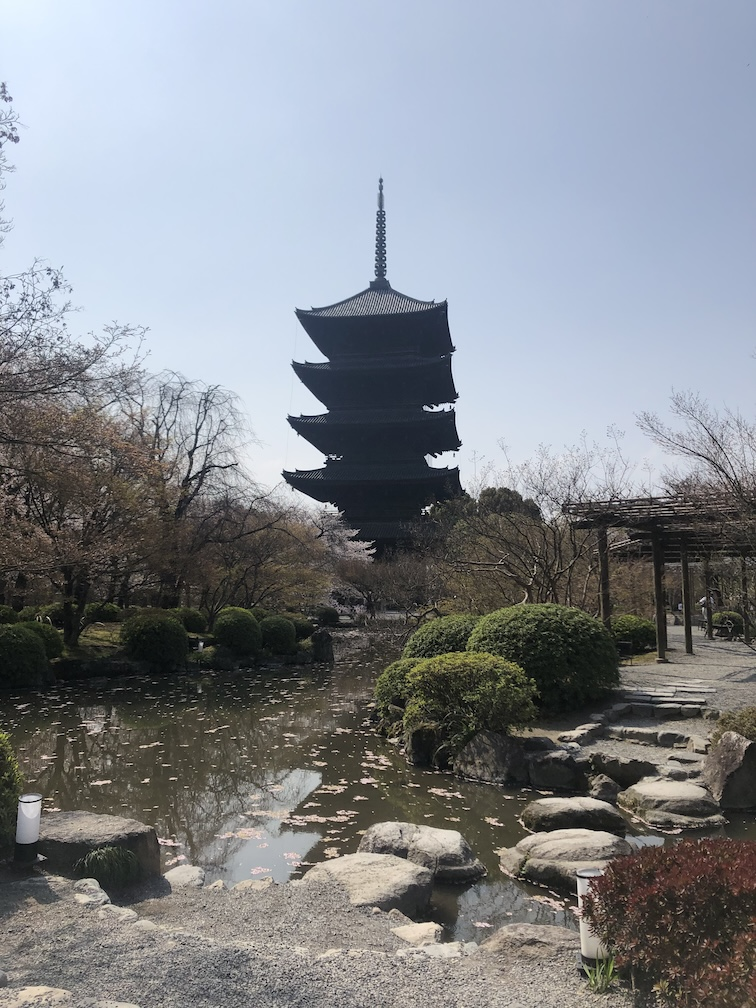
//> input picture src/02/hw/01--temple/assets/temple.jpg, 756 x 1008 px, given in place of swingcar.mov, which was not available
$ ./main   (built with g++ and OpenCV 4)
//> lines starting //> are read from the running program, lines starting //| are printed output that depends on the picture; pictures that were not available may be replaced by others from this repository, and a replacement may not be noted
#include <algorithm>
#include <cmath>
#include <iostream>
#include <numeric>
#include <opencv2/opencv.hpp>
#include <ranges>
#include <vector>

#include "../../utils/opencv.hpp"

#define INPUT_FILENAME "./assets/swingcar.mov"
#define OUTPUT_FILENAME "./out/stabilized_car.mov"

void draw_lines(cv::Mat &frame, const std::vector<cv::Vec2f> &lines)
{
  for (const auto &line : lines)
  {
    const float rho = line[0];
    const float theta = line[1];
    const double a = std::cos(theta);
    const double b = std::sin(theta);
    const double x0 = a * rho;
    const double y0 = b * rho;

    const auto p1 = cv::Point(cvRound(x0 - 1000 * b), cvRound(y0 + 1000 * a));
    const auto p2 = cv::Point(cvRound(x0 + 1000 * b), cvRound(y0 - 1000 * a));

    cv::line(frame, p1, p2, cv::Scalar(0, 0, 255), 2, cv::LINE_AA);
  }
}

cv::Mat stabilize_frame(const cv::Mat &frame, double angle)
{
  const auto center = cv::Point2f(frame.cols / 2.0f, frame.rows / 2.0f);
  const auto M = cv::getRotationMatrix2D(center, angle, 1.0);
  auto stabilized = cv::Mat();

  cv::warpAffine(frame, stabilized, M, frame.size(), cv::INTER_LINEAR, cv::BORDER_CONSTANT, cv::Scalar(255, 255, 255));
  return stabilized;
}

int main(int argc, char *argv[])
{
  auto capture = cv::VideoCapture(INPUT_FILENAME);
  if (!capture.isOpened())
  {
    std::cerr << "Failed to open video file: " << INPUT_FILENAME << std::endl;
    return -1;
  }

  const double fps = capture.get(cv::CAP_PROP_FPS);
  const int w = static_cast<int>(capture.get(cv::CAP_PROP_FRAME_WIDTH));
  const int h = static_cast<int>(capture.get(cv::CAP_PROP_FRAME_HEIGHT));
  const auto imageSize = cv::Size(w, h);

  std::cout << "Video loaded: " << INPUT_FILENAME << " (" << w << "x" << h << ", " << fps << " FPS)" << std::endl;

  const auto outputSize = cv::Size(w * 2, h);
  auto writer = cv::VideoWriter(OUTPUT_FILENAME, cv::VideoWriter::fourcc('m', 'p', '4', 'v'), fps, outputSize);

  if (!writer.isOpened())
  {
    std::cerr << "Failed to open video writer: " << OUTPUT_FILENAME << std::endl;
    return -1;
  }

  cv::namedWindow("Original", cv::WINDOW_AUTOSIZE);
  cv::namedWindow("Stabilized", cv::WINDOW_AUTOSIZE);
  cv::moveWindow("Original", 0, 0);
  cv::moveWindow("Stabilized", w + 20, 0);

  auto originalImage = cv::Mat();
  auto frameImage = cv::Mat(imageSize, CV_8UC3);
  auto grayImage = cv::Mat(imageSize, CV_8UC1);
  auto edgeImage = cv::Mat(imageSize, CV_8UC1);

  double current_angle = 0.0;
  int frame_index = 0;

  while (true)
  {
    capture >> originalImage;
//> originalImage is the input picture: 1008 rows x 756 cols, CV_8UC3; mean B, G, R 140.1, 134.8, 131
    if (originalImage.empty())
    {
      break;
    }

    cv::resize(originalImage, frameImage, imageSize);
    cv::cvtColor(frameImage, grayImage, cv::COLOR_BGR2GRAY);
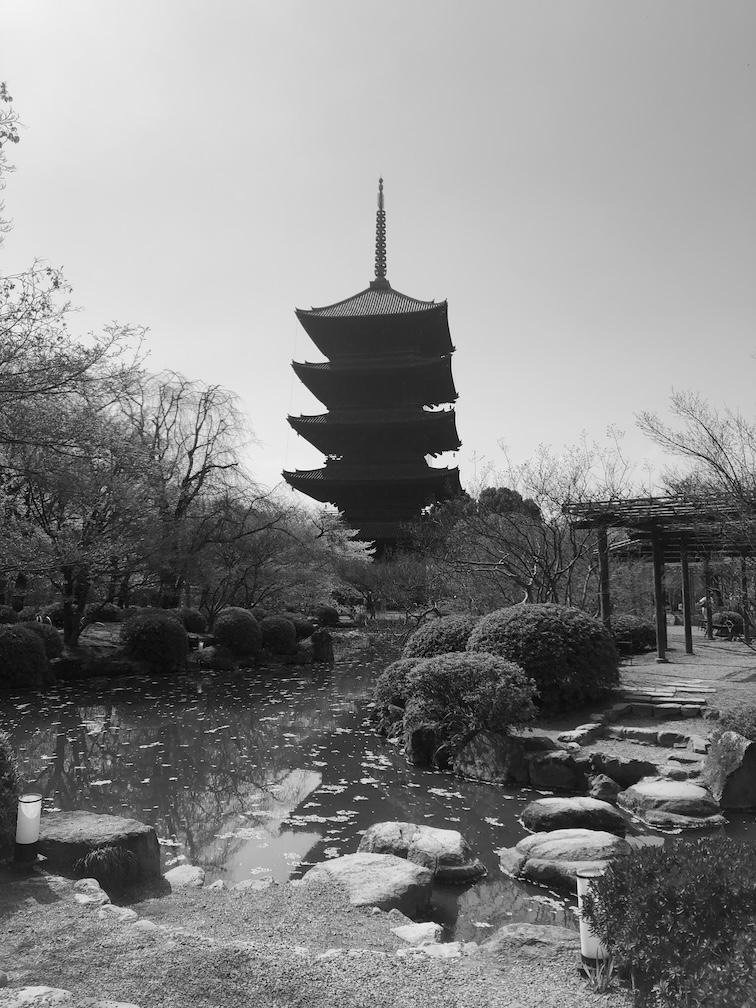
//> grayImage: 1008 rows x 756 cols, CV_8UC1; min 0, max 248, mean 134.3

    // Generate edge image
    cv::Canny(grayImage, edgeImage, 50, 150, 3);
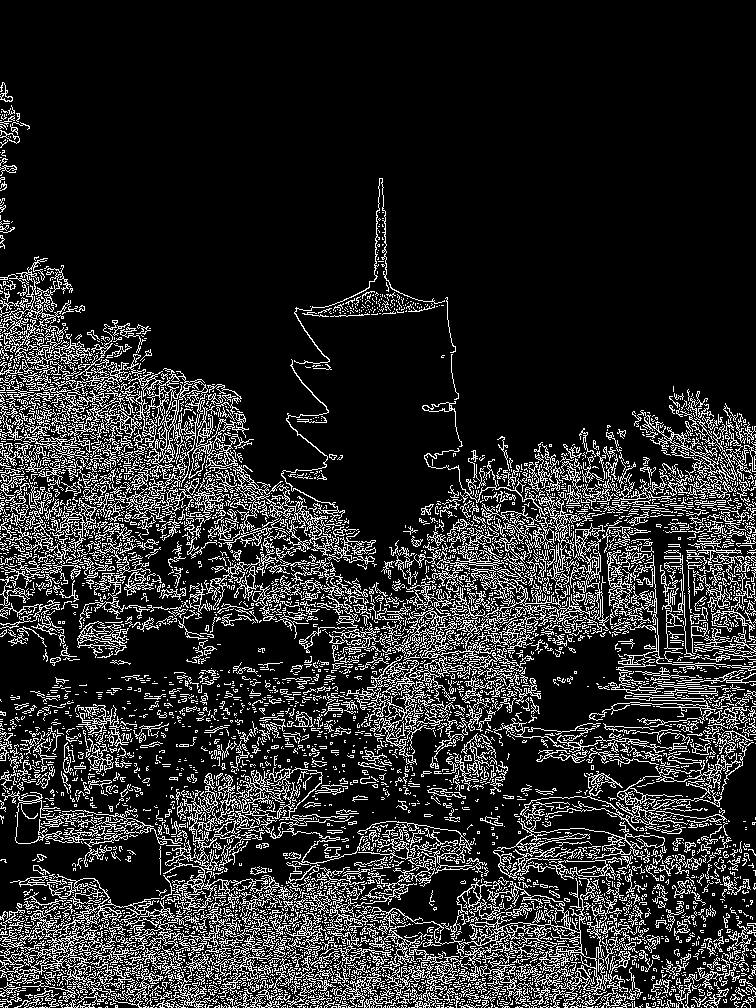
//> edgeImage: 1008 rows x 756 cols, CV_8UC1; 16.2% white in thin lines or dots

    // Detect lines using Hough Transform
    auto lines = std::vector<cv::Vec2f>();
    cv::HoughLines(edgeImage, lines, 1, M_PI / 180.0, 150);
//> lines = 15266 lines (rho, theta), first 12: [197, 2.36], [206, 2.36], [194, 2.36], [204, 2.36], [192, 2.36], [214, 2.36], [199, 2.36], [202, 2.36], [211, 2.36], [185, 2.36], [209, 2.36], [190, 2.36]

    // Filter lines that are roughly horizontal (theta close to 90 degrees / PI/2)
    // We keep lines where |theta - PI/2| < 15 degrees
    const double angle_tolerance_rad = 15.0 * M_PI / 180.0;
    auto pred = [angle_tolerance_rad](const cv::Vec2f &line) {
      const float theta = line[1];
      return std::abs(theta - static_cast<float>(M_PI / 2.0)) < angle_tolerance_rad;
    };
    auto horizontal_lines = lines | std::views::filter(pred);

    // Convert view to vector of lines for drawing and processing
    auto detected_horiz_lines = std::vector<cv::Vec2f>();
    for (const auto &line : horizontal_lines)
    {
      detected_horiz_lines.push_back(line);
    }
//> this loop made 2906 passes
//> line on passes 1 to 3: [1007, 1.57], [950, 1.64], [945, 1.62]
//> after the loop, detected_horiz_lines = 2906 items, first 12: [1007, 1.57], [950, 1.64], [945, 1.62], [969, 1.59], [979, 1.52], [998, 1.52], [931, 1.66], [979, 1.55], [938, 1.64], [964, 1.59], [967, 1.57], [988, 1.55]

    if (!detected_horiz_lines.empty())
    {
      // Calculate average theta
      double sum_theta = 0.0;
      for (const auto &line : detected_horiz_lines)
      {
        sum_theta += line[1];
      }
//> this loop made 2906 passes
//> (line, sum_theta) on passes 1 to 3: ([1007, 1.57], 1.57), ([950, 1.64], 3.21), ([945, 1.62], 4.83)
//> after the loop, sum_theta = 4573.2
      const double avg_theta = sum_theta / detected_horiz_lines.size();
//> avg_theta = 1.57

      // Convert theta to degrees and compute the tilt angle relative to horizontal (90 degrees)
      const double avg_theta_deg = avg_theta * 180.0 / M_PI;
//> avg_theta_deg = 90.17
      const double target_angle = avg_theta_deg - 90.0;
//> target_angle = 0.166

      // Smooth the angle using a simple low-pass filter (Exponential Moving Average) to avoid jitter
      current_angle = current_angle + 0.5 * (target_angle - current_angle);
//> current_angle = 0.0831
    }
    // If no horizontal lines are detected, we retain the current_angle from the previous frame.

    // Create the left (original + detected lines) and right (stabilized) frames (no text overlays)
    auto leftFrame = frameImage.clone();
    draw_lines(leftFrame, detected_horiz_lines);
//> the loop in draw_lines, `for (const auto &line : lines)` made 2906 passes
//> (rho, theta, a, b, x0, y0, p1, p2) on passes 1 to 3: (1007, 1.57, -4.37e-08, 1, -4.4e-05, 1007, Point(-1000, 1007), Point(1000, 1007)), (950, 1.64, -0.0698, 0.998, -66.27, 947.7, Point(-1064, 878), Point(931, 1017)), (945, 1.62, -0.0523, 0.999, -49.46, 943.7, Point(-1048, 891), Point(949, 996))
//> after the loop in draw_lines, `for (const auto &line : lines)`:
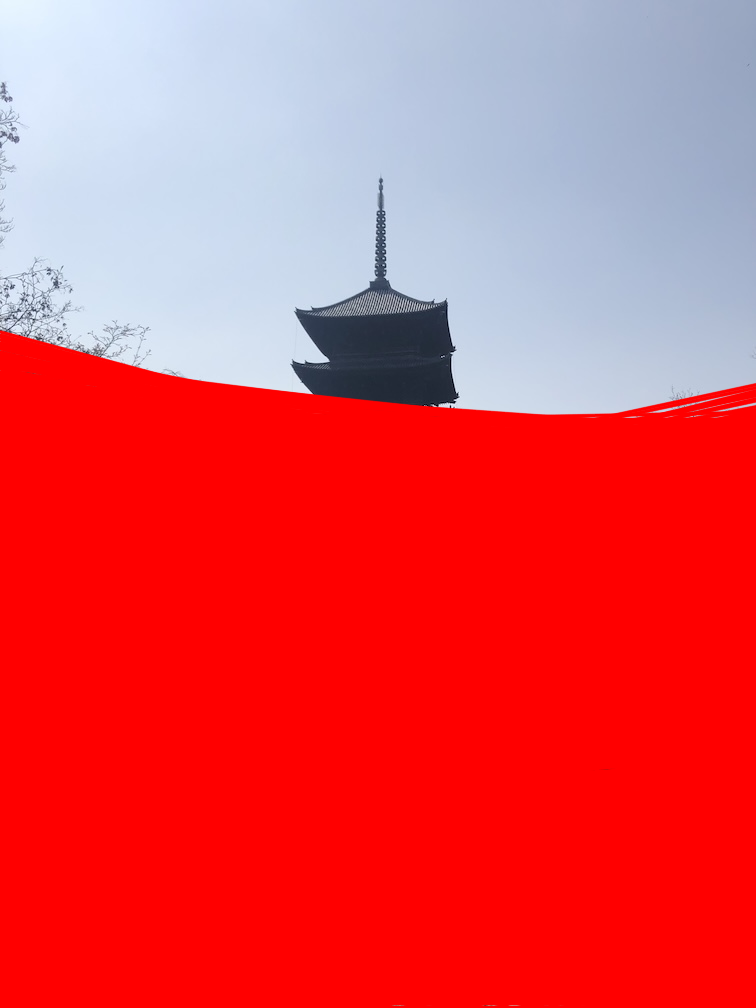
//> frame: 1008 rows x 756 cols, CV_8UC3; mean B, G, R 84.7, 76.3, 227.3

    auto rightFrame = stabilize_frame(frameImage, current_angle);
//> in stabilize_frame, `const auto M = cv::getRotationMatrix2D(center, angle, 1.0);`: M = [[1, 0.00145, -0.731], [-0.00145, 1, 0.549]]

    // Show windows separately and simultaneously
    cv::imshow("Original", leftFrame);
    cv::imshow("Stabilized", rightFrame);

    // Merge left and right frames side-by-side for the output video
    auto outputFrame = cv::Mat(outputSize, CV_8UC3);
    auto leftRoi = outputFrame(cv::Rect(0, 0, w, h));
    auto rightRoi = outputFrame(cv::Rect(w, 0, w, h));
    leftFrame.copyTo(leftRoi);
    rightFrame.copyTo(rightRoi);

    writer.write(outputFrame);
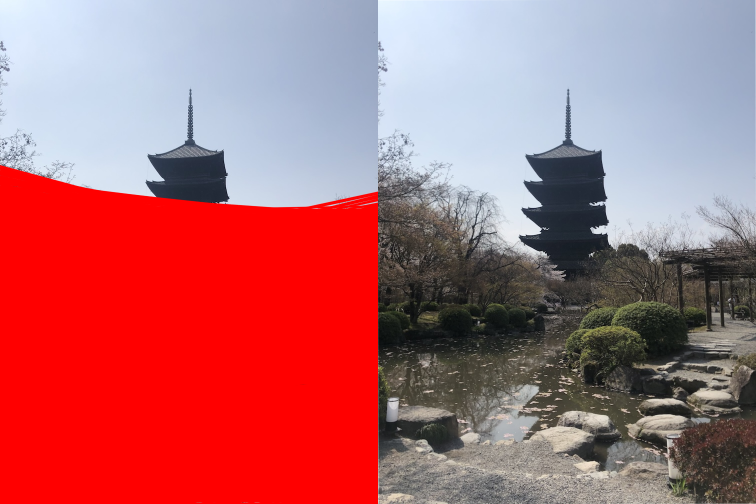
//> frame written to the video: 1008 rows x 1512 cols, CV_8UC3 (shown at 1/2 size); mean B, G, R 112.5, 105.6, 179.2

    const int key = cv::waitKey(10);
//> the 'q' key is pressed
    if (key == 'q')
    {
      break;
    }

    if (frame_index % 100 == 0)
    {
      std::cout << "Processing frame " << frame_index << "... Tilt: " << current_angle << " deg" << std::endl;
    }
    frame_index++;
  }
//> after the loop, current_angle = 0.0831

  capture.release();
  writer.release();
  cv::destroyAllWindows();

  std::cout << "\nProcessed " << frame_index << " frames." << std::endl;
  std::cout << "Stabilized video generated: " << OUTPUT_FILENAME << std::endl;
  return 0;
}
